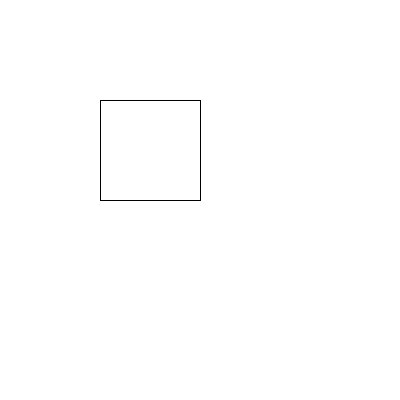
Frame 1 (no input)
Frame 60 (the mouse pressed at the canvas centre just before this capture): identical to frame 1, image omitted
Frame 120 (the mouse held since frame 60 and released just before this capture): identical to frame 1, image omitted

The Processing sketch that drew this single still picture (run headless with seeded random() and noise(); from frame 60 on, the mouse is pressed at the canvas centre):

// Processing sketch: opdr_9_4
// ── opdr_9_4.pde
void setup(){
  size(400,400);

}


void draw(){
  background(255);
  vierkant(100,100,100,100);
  
}

void vierkant(int x, int y, int w, int h){
  line(x,y, x + w, y); //top
  line(x,y+h,x+w,y+h); //bottom
  line(x,y,x,y+h); //left
  line(x+w,y,x+w,y+h); //right
  
}
